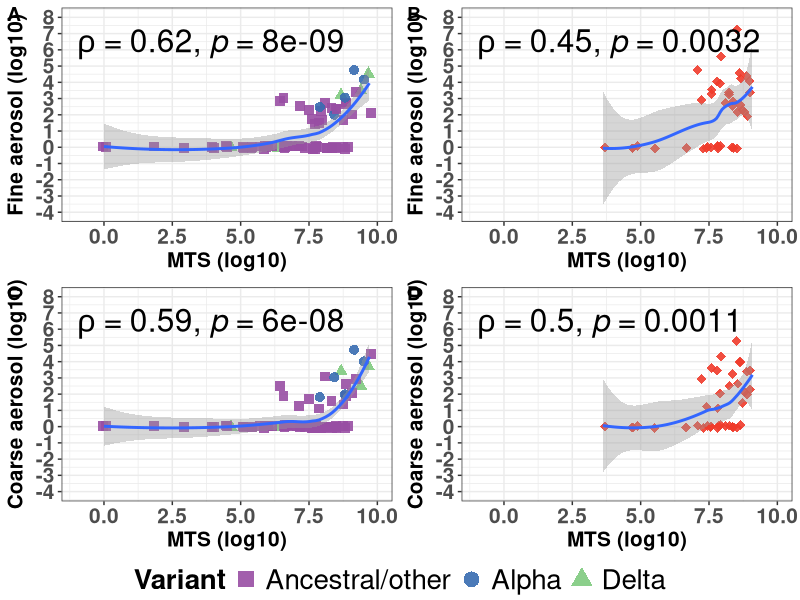
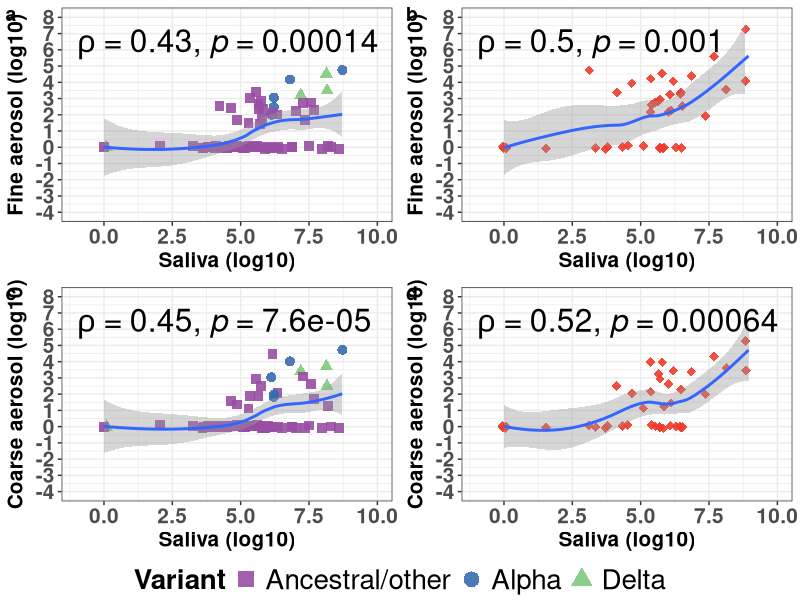
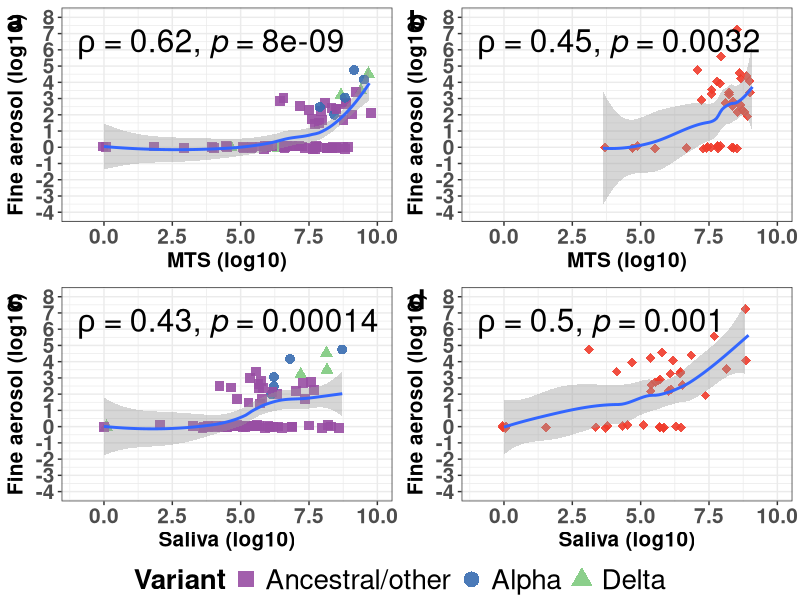
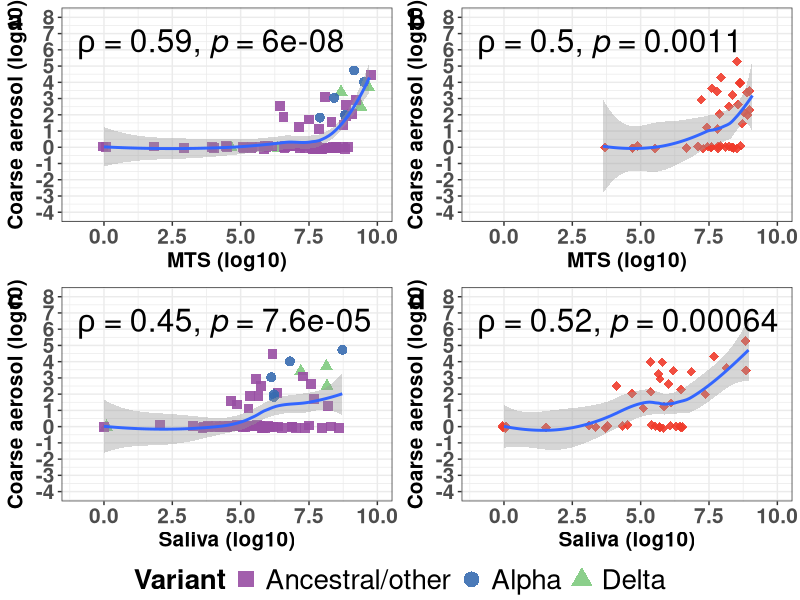
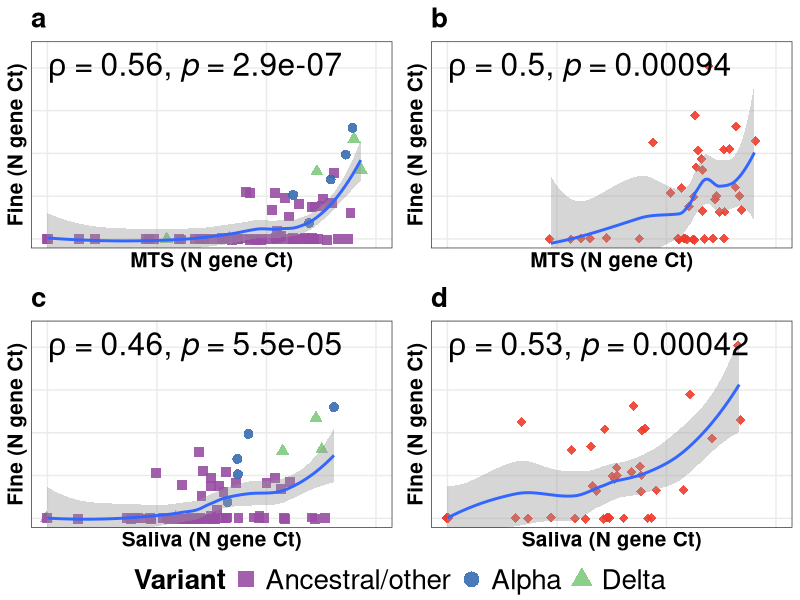
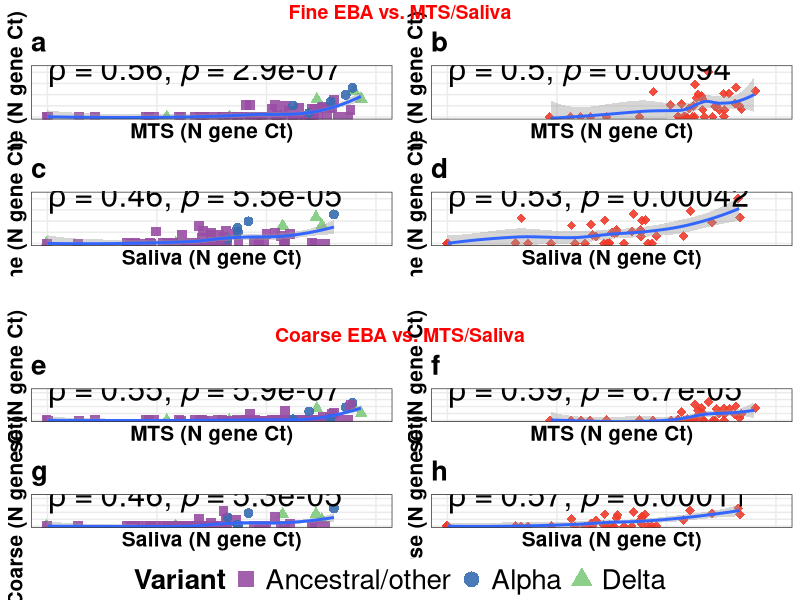
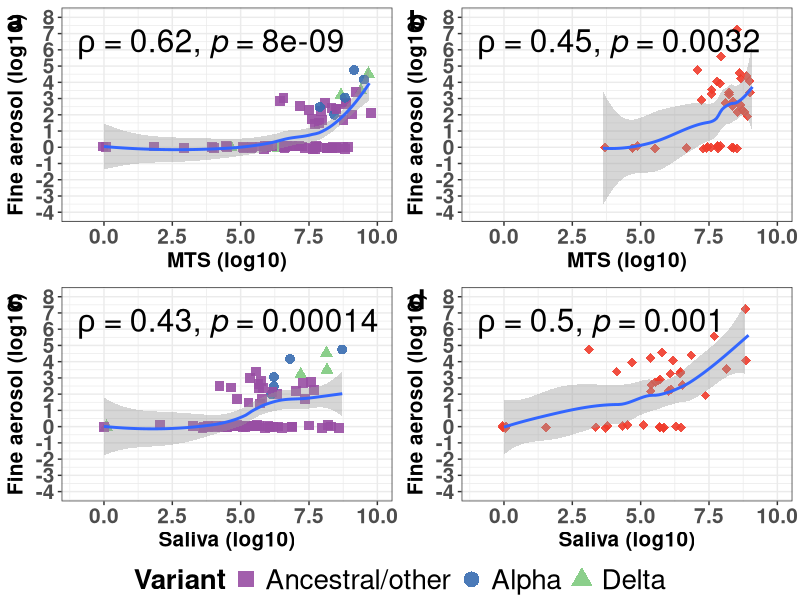
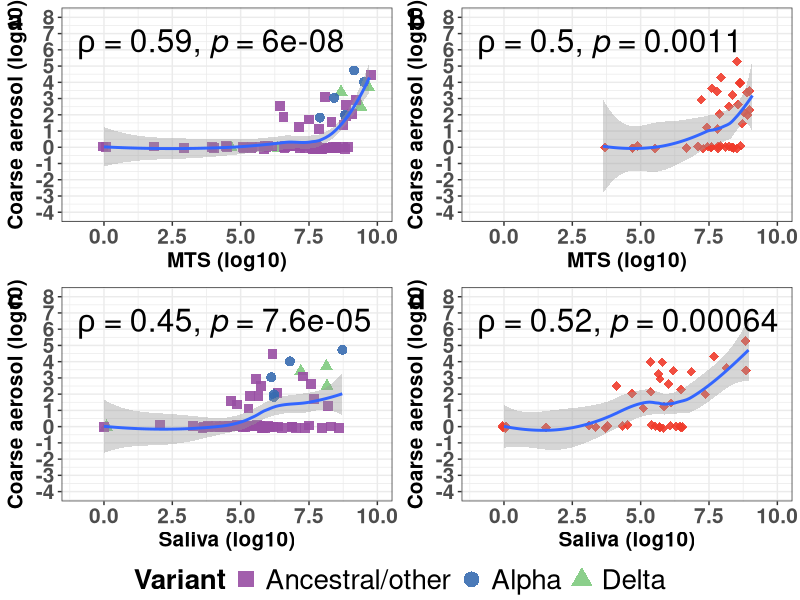

The R script that drew these images, in order:
## ---- chunk 1
knitr::opts_chunk$set(echo = TRUE)
library(gridExtra)
library(tidyverse)
library(grid)
library(ggpubr)
library(lattice)
set.seed(42)
## ---- chunk 2
# Theme for display parameters

scale_color_variant <- scale_color_manual(values = c("Ancestral/other" = "#984ea3",
                                                     "Alpha"="#386cb0",
                                                     "Delta"="#7fc97f",
                                                     "Omicron" = "#ef3b2c"))
scale_shape_variant <- scale_shape_manual(values = c("Ancestral/other" = 15,
                                                     "Alpha"=16,
                                                     "Delta"=17,
                                                     "Omicron" = 18))

scale_color_variant3 <- scale_color_manual(values = c("Ancestral/other" = "#984ea3",
                                                     "Alpha"="#386cb0",
                                                     "Delta"="#7fc97f",
                                                     "Omicron BA.1" = "#a6cee3",
                                                     "Omicron BA.2" = "#662506"))
scale_shape_variant3 <- scale_shape_manual(values = c("Ancestral/other" = 15,
                                                     "Alpha"=16,
                                                     "Delta"=17,
                                                     "Omicron BA.1" = 18,
                                                     "Omicron BA.2" = 19))
my_comparison <- list(c("Omicron", "Delta"), c("Omicron", "Alpha"), c("Omicron", "Ancestral/other"),
                   c("Delta", "Alpha"), c("Delta", "Ancestral/other"), c("Alpha", "Ancestral/other"))
## ---- chunk 3
spr_before_raw <- read.csv(file = "../working_files/manuscript_1_all_61_nonpaired_pcr_sx_spr.csv")
spr_before_raw <- spr_before_raw %>% filter(days_past_onset<6|is.na(days_past_onset))

spr_raw <- read.csv(file = "../working_files/nonpaired_pcr_sx_spr.csv")
spr_raw <- spr_raw %>% filter(days_past_onset<6|is.na(days_past_onset))

samples_of_interest <- c("G-II Fine Aerosol", "G-II Coarse Aerosol", "Midturbinate Swab")

spr_before <- spr_before_raw %>%
  mutate(log_quant = if_else(av_quant == 0, 0, log10(av_quant)),
         subject_id = as.factor(study_id),
         days_past_onset = as.factor(days_past_onset),
         period = "Before Sep 2021",
         variant2 = if_else(S.gene.dropout == "TRUE", "Alpha", "Ancestral/other"),
         ct_ngene = if_else(ct_ngene_qpcr == -1, 40, ct_ngene_qpcr),
         ct_sgene = if_else(ct_sgene_qpcr == -1, 40, ct_sgene_qpcr),
         ct_orfgene = if_else(ct_orfgene_qpcr == -1, 40, ct_orfgene_qpcr)) %>% 
  mutate(seq_variant = variant2,
         variant3 = variant2)
length(unique(spr_before$subject_id))

before_sub <- spr_before %>% 
  filter(sample_type %in% samples_of_interest) %>% 
  select(subject_id, sample_date, av_quant, log_quant, sample_type, period, days_past_onset, variant2, variant3, seq_variant, ct_ngene)

spr <- spr_raw %>% 
  mutate(log_quant = if_else(av_quant == 0, 0, log10(av_quant)),
         subject_id = as.factor(subject_id),
         days_past_onset = as.factor(days_past_onset),
         period = "After Sep 2021",
         variant2 = if_else(seq_variant %in% c("Omicron BA.1.1","Omicron BA.1", "Omicron BA.2"), "Omicron", seq_variant),
         ct_ngene = if_else(ct_ngene_qpcr == -1, 40, ct_ngene_qpcr),
         ct_sgene = if_else(ct_sgene_qpcr == -1, 40, ct_sgene_qpcr),
         ct_orfgene = if_else(ct_orfgene_qpcr == -1, 40, ct_orfgene_qpcr)) %>% 
  mutate(variant3 = variant2)

now_sub <- spr %>% filter(sample_type %in% samples_of_interest) %>% 
  select(subject_id, sample_date, av_quant, log_quant, sample_type, period, days_past_onset, variant2, variant3, seq_variant,ct_ngene)

breath_mts_total <- bind_rows(now_sub,before_sub)

breath_mts_total <- breath_mts_total %>% 
  mutate(variant2 = factor(variant2, 
                          levels = c("Ancestral/other", "Alpha", "Delta", "Omicron"),
                          labels = c("Ancestral/other", "Alpha", "Delta", "Omicron"))) %>% 
  mutate(variant3 = factor(variant3, 
                          levels = c("Ancestral/other", "Alpha", "Delta", "Omicron BA.1","Omicron BA.2"),
                          labels = c("Ancestral/other", "Alpha", "Delta",  "Omicron BA.1","Omicron BA.2")))

breath_mts_total <- breath_mts_total %>% mutate(omicron = if_else(variant2 == "Omicron", "Yes", "No"))
## ---- chunk 4
stat_box_data <-function(y, upper_limit = 9.085) {
  data.frame(y = -0.02 * upper_limit,
             label = paste0('n=', length(y), '\n')
  )
}

fine_complete <- breath_mts_total %>% 
  filter(sample_type == "G-II Fine Aerosol") %>%
  mutate(fine_av_quant = av_quant, fine_log_quant = log_quant, fine_ct_ngene = ct_ngene) %>% 
  select(subject_id, fine_av_quant, fine_log_quant, days_past_onset, sample_date, period, variant2, omicron, variant3,seq_variant,fine_ct_ngene) 
fine_complete_sub <- fine_complete %>%filter(fine_av_quant !=0)  

coarse_complete <- breath_mts_total %>% 
  filter(sample_type == "G-II Coarse Aerosol") %>%
  mutate(coarse_av_quant = av_quant, coarse_log_quant = log_quant, coarse_ct_ngene = ct_ngene) %>% 
  select(subject_id, coarse_av_quant, coarse_log_quant, days_past_onset, sample_date, period, variant2, omicron, variant3, seq_variant,coarse_ct_ngene)
coarse <- coarse_complete %>% select(subject_id, coarse_av_quant, coarse_log_quant, sample_date, coarse_ct_ngene)
coarse_complete_sub <- coarse_complete %>%filter(coarse_av_quant !=0)

mts_complete <- breath_mts_total %>% 
  filter(sample_type == "Midturbinate Swab") %>%
  mutate(mts_av_quant = av_quant, mts_log_quant = log_quant, mts_ct_ngene = ct_ngene) %>% 
  select(subject_id, mts_av_quant, mts_log_quant, days_past_onset, sample_date, period, variant2, omicron, variant3, seq_variant,mts_ct_ngene)

mts <- mts_complete %>% select(subject_id, mts_av_quant, mts_log_quant, sample_date, mts_ct_ngene) 

#create dataset including all the breath samples:breath_mts_total_wide2
breath_mts_total_wide2 <- fine_complete %>% 
  left_join(coarse, by = c("subject_id", "sample_date")) %>% 
  mutate(av_quant_total = coarse_av_quant + fine_av_quant)

breath_mts_total_wide2 <- breath_mts_total_wide2 %>% 
  mutate(av_quant_total_log10 = if_else((av_quant_total == 0), 0, log10(av_quant_total)))

breath_mts_total_wide2 <- breath_mts_total_wide2 %>% 
  left_join(mts, by = c("subject_id", "sample_date")) %>% 
  mutate(log_mts_coarse_ratio = log10(mts_av_quant/(coarse_av_quant+1)),
         log_mts_fine_ratio = log10(mts_av_quant/(fine_av_quant+1)),
         log_mts_total_ratio = log10(mts_av_quant/(av_quant_total+1)),
         mts_coarse_ratio =  mts_av_quant/(coarse_av_quant+1),
         mts_fine_ratio = mts_av_quant/(fine_av_quant+1),
         mts_total_ratio = mts_av_quant/(av_quant_total+1))

length(unique(breath_mts_total_wide2$subject_id))
## ---- chunk 5
remove_plot_mts <- function(data, aerosol_name, aerosol_log_quant, variant_value){
  sub_remove_variant <- data %>% filter(variant2 != variant_value)

  plot <- sub_remove_variant %>%
    ggplot(aes(y=eval(parse(text=aerosol_log_quant)),x=mts_log_quant)) +
    geom_point(aes(color=variant2,shape=variant2),size=3,alpha=0.9,
               position=position_jitter(h=.1,w=.1,seed=42)) +
    geom_smooth(method = "loess") +
    stat_cor(method = "spearman",cor.coef.name = "rho", size = 8) +
    ylab(paste(aerosol_name,"aerosol (log10)")) +
    xlab("MTS (log10)") +
    labs(color = "Variant", shape = "Variant")+
    scale_y_continuous(breaks=c(-4:8),limits = c(-4, 8)) +
    scale_x_continuous(breaks=c(0,2.5,5.0,7.5,10),limits = c(-1, 10)) +
    #expand_limits(x=0,y=-2) +
    scale_shape_variant+
    scale_color_variant+
    theme_bw()+
    theme(axis.text = element_text(size = 15),
        axis.text.x=element_text(face='bold'),
        axis.text.y=element_text(face='bold'),
        axis.title.x=element_text(size=15, face='bold'),
        axis.title.y=element_text(size=15, face='bold'),
        legend.text = element_text(size = 20),
        legend.title = element_text(size = 20, face='bold'))+
    guides(shape = guide_legend(override.aes = list(size = 5)))
  return(plot)
}

include_plot_mts <- function(data, aerosol_name, aerosol_log_quant, variant_value){
  sub_remove_variant <- data %>% filter(variant2 == variant_value)

  plot <- sub_remove_variant %>%
    ggplot(aes(y=eval(parse(text=aerosol_log_quant)),x=mts_log_quant)) +
    geom_point(aes(color=variant2,shape=variant2),size=3,alpha=0.9,
               position=position_jitter(h=.1,w=.1,seed=42)) +
    geom_smooth(method = "loess") +
    stat_cor(method = "spearman",cor.coef.name = "rho", size = 8) +
    ylab(paste(aerosol_name,"aerosol (log10)")) +
    xlab("MTS (log10)") +
    labs(color = "Variant", shape = "Variant")+
    scale_y_continuous(breaks=c(-4:8),limits = c(-4, 8)) +
    scale_x_continuous(breaks=c(0,2.5,5.0,7.5,10),limits = c(-1, 10)) +
    #expand_limits(x=0,y=-2) +
    scale_shape_variant+
    scale_color_variant+
    theme_bw()+
    theme(axis.text = element_text(size = 15),
        axis.text.x=element_text(face='bold'),
        axis.text.y=element_text(face='bold'),
        axis.title.x=element_text(size=15, face='bold'),
        axis.title.y=element_text(size=15, face='bold'),
        legend.text = element_text(size = 20),
        legend.title = element_text(size = 20, face='bold'))+
    guides(shape = guide_legend(override.aes = list(size = 5)))
  return(plot)
}

#side-by-side comparison of both D's against plots of Omicron only
mts_with_without_omicron_comparison_full_data <- ggarrange(
                      remove_plot_mts(breath_mts_total_wide2,"Fine","fine_log_quant", "Omicron"),
                      include_plot_mts(breath_mts_total_wide2,"Fine","fine_log_quant", "Omicron"),
                      remove_plot_mts(breath_mts_total_wide2,"Coarse","coarse_log_quant", "Omicron"),
                      include_plot_mts(breath_mts_total_wide2,"Coarse","coarse_log_quant", "Omicron"),
                      labels = c("A", 
                                 "B",
                                 "C",
                                 "D"),
                      ncol = 2, nrow=2,
                      common.legend = T,
                      legend = "bottom",
                      align = "h")
mts_with_without_omicron_comparison_full_data
#ggsave(mts_with_without_omicron_comparison_full_data,filename="../output/mts_with_without_omicron_comparison_full_data.png",device="png",width=11,height=7.77,units="in")
## ---- chunk 6

remove_plot_ct_mts <- function(data, aerosol_name, aerosol_ct, variant_value, note_text){
  sub_remove_variant <- data %>% filter(variant2 != variant_value)

  plot <- sub_remove_variant %>%
    ggplot(aes(y=eval(parse(text=aerosol_ct)),x=mts_ct_ngene)) +
    geom_point(aes(color=variant2,shape=variant2),size=3,alpha=0.9,
               position=position_jitter(h=.1,w=.1,seed=42)) +
    geom_smooth(method = "loess") +
    stat_cor(method = "spearman",cor.coef.name = "rho", size = 8, label.x = 40, label.y = 20) +
    ylab(paste(aerosol_name,"(N gene Ct)")) +
    xlab("MTS (N gene Ct)") +
    labs(color = "Variant", shape = "Variant")+
    coord_cartesian(ylim = c(40, 18), xlim = c(40,10))+
    scale_shape_variant+
    scale_color_variant+
  ggtitle(note_text)+
    theme_bw()+
    theme(axis.text = element_text(size = 15),
        axis.text.x=element_text(face='bold'),
        axis.text.y=element_text(face='bold'),
        axis.title.x=element_text(size=15, face='bold'),
        axis.title.y=element_text(size=15, face='bold'),
        legend.text = element_text(size = 20),
        legend.title = element_text(size = 20, face='bold'),
        plot.title = element_text(size = 20, face = "bold"))+
    guides(shape = guide_legend(override.aes = list(size = 5)))
  return(plot)
}

include_plot_ct_mts <- function(data, aerosol_name, aerosol_ct, variant_value,  note_text){
  sub_remove_variant <- data %>% filter(variant2 == variant_value)

  plot <- sub_remove_variant %>%
    ggplot(aes(y=eval(parse(text=aerosol_ct)),x=mts_ct_ngene)) +
    geom_point(aes(color=variant2,shape=variant2),size=3,alpha=0.9,
               position=position_jitter(h=.1,w=.1,seed=42)) +
    geom_smooth(method = "loess") +
    stat_cor(method = "spearman",cor.coef.name = "rho", size = 8, label.x = 40, label.y = 20) +
    ylab(paste(aerosol_name,"(N gene Ct)")) +
    xlab("MTS (N gene Ct)") +
    labs(color = "Variant", shape = "Variant")+
    coord_cartesian(ylim = c(40, 18), xlim = c(40,10))+
    scale_shape_variant+
    scale_color_variant+
  ggtitle(note_text)+
    theme_bw()+
    theme(axis.text = element_text(size = 15),
        axis.text.x=element_text(face='bold'),
        axis.text.y=element_text(face='bold'),
        axis.title.x=element_text(size=15, face='bold'),
        axis.title.y=element_text(size=15, face='bold'),
        legend.text = element_text(size = 20),
        legend.title = element_text(size = 20, face='bold'),
        plot.title = element_text(size = 20, face = "bold"))+
    guides(shape = guide_legend(override.aes = list(size = 5)))
  return(plot)
}

## ---- chunk 7
spr <- spr_raw %>% mutate(variant2 = if_else(seq_variant %in% c("Omicron BA.1.1","Omicron BA.1", "Omicron BA.2"), "Omicron", seq_variant))
samples_of_interest <- c("G-II Fine Aerosol", "G-II Coarse Aerosol", "Saliva")

spr_before <- spr_before_raw %>% 
  mutate(log_quant = if_else(av_quant == 0, 0, log10(av_quant)),
         subject_id = as.factor(study_id),
         days_past_onset = as.factor(days_past_onset),
         period = "Before Sep 2021",
         variant2 = if_else(S.gene.dropout == "TRUE", "Alpha", "Ancestral/other"),
         ct_ngene = if_else(ct_ngene_qpcr == -1, 40, ct_ngene_qpcr))

before_sub <- spr_before %>% 
  filter(sample_type %in% samples_of_interest) %>% 
  select(subject_id, sample_date, av_quant, log_quant, sample_type, period, days_past_onset, variant2, ct_ngene)

spr <- spr %>% 
  mutate(log_quant = if_else(av_quant == 0, 0, log10(av_quant)),
         subject_id = as.factor(subject_id),
         days_past_onset = as.factor(days_past_onset),
         period = "After Sep 2021",
         ct_ngene = if_else(ct_ngene_qpcr == -1, 40, ct_ngene_qpcr))

now_sub <- spr %>% filter(sample_type %in% samples_of_interest) %>% 
  select(subject_id, sample_date, av_quant, log_quant, sample_type, period, days_past_onset, variant2, ct_ngene)

breath_saliva_total <- bind_rows(now_sub,before_sub)

breath_saliva_total <- breath_saliva_total %>% 
  mutate(variant2 = factor(variant2, 
                          levels = c("Ancestral/other", "Alpha", "Delta", "Omicron"),
                          labels = c("Ancestral/other", "Alpha", "Delta", "Omicron")))
## ---- chunk 8
fine_complete <- breath_saliva_total %>% 
  filter(sample_type == "G-II Fine Aerosol") %>%
  mutate(fine_av_quant = av_quant, fine_log_quant = log_quant, fine_ct_ngene = ct_ngene) %>% 
  select(subject_id, fine_av_quant, fine_log_quant, days_past_onset, sample_date, period, variant2, fine_ct_ngene) 
fine_complete_sub <- fine_complete %>%filter(fine_av_quant !=0)  

coarse_complete <- breath_saliva_total %>% 
  filter(sample_type == "G-II Coarse Aerosol") %>%
  mutate(coarse_av_quant = av_quant, coarse_log_quant = log_quant, coarse_ct_ngene = ct_ngene) %>% 
  select(subject_id, coarse_av_quant, coarse_log_quant, days_past_onset, sample_date, period, variant2,coarse_ct_ngene)
coarse <- coarse_complete %>% select(subject_id, coarse_av_quant, coarse_log_quant, sample_date, coarse_ct_ngene)
coarse_complete_sub <- coarse_complete %>%filter(coarse_av_quant !=0)

saliva_complete <- breath_saliva_total %>% 
  filter(sample_type == "Saliva") %>%
  mutate(saliva_av_quant = av_quant, saliva_log_quant = log_quant, saliva_ct_ngene = ct_ngene) %>% 
  select(subject_id, saliva_av_quant, saliva_log_quant, days_past_onset, sample_date, period, variant2,saliva_ct_ngene)

saliva <- saliva_complete %>% select(subject_id, saliva_av_quant, saliva_log_quant, sample_date, saliva_ct_ngene) 

#create dataset including all the breath samples:breath_saliva_total_wide2
breath_saliva_total_wide2 <- fine_complete %>% 
  left_join(coarse, by = c("subject_id", "sample_date")) %>% 
  mutate(av_quant_total = coarse_av_quant + fine_av_quant)

breath_saliva_total_wide2 <- breath_saliva_total_wide2 %>% 
  mutate(av_quant_total_log10 = if_else((av_quant_total == 0), 0, log10(av_quant_total)))


breath_saliva_total_wide2 <- breath_saliva_total_wide2 %>% 
  left_join(saliva, by = c("subject_id", "sample_date")) %>% 
  mutate(log_saliva_coarse_ratio = log10((saliva_av_quant+1)/(coarse_av_quant+1)),
         log_saliva_fine_ratio = log10((saliva_av_quant+1)/(fine_av_quant+1)),
         log_saliva_total_ratio = log10((saliva_av_quant+1)/(av_quant_total+1)),
         saliva_coarse_ratio =  (saliva_av_quant+1)/(coarse_av_quant+1),
         saliva_fine_ratio = (saliva_av_quant+1)/(fine_av_quant+1),
         saliva_total_ratio = (saliva_av_quant+1)/(av_quant_total+1))

## ---- chunk 9
#using qpcr data
remove_plot_saliva <- function(data, aerosol_name, aerosol_log_quant, variant_value){
  sub_remove_variant <- data %>% filter(variant2 != variant_value)

  plot <- sub_remove_variant %>%
    ggplot(aes(y=eval(parse(text=aerosol_log_quant)),x=saliva_log_quant)) +
    geom_point(aes(color=variant2,shape=variant2),size=3,alpha=0.9,
               position=position_jitter(h=.1,w=.1,seed=42)) +
    geom_smooth(method = "loess") +
    stat_cor(method = "spearman",cor.coef.name = "rho", size = 8) +
    ylab(paste(aerosol_name,"aerosol (log10)")) +
    xlab("Saliva (log10)") +
    labs(color = "Variant", shape = "Variant")+
    scale_y_continuous(breaks=c(-4:8),limits = c(-4, 8)) +
    scale_x_continuous(breaks=c(0,2.5,5.0,7.5,10),limits = c(-1, 10)) +
    #expand_limits(x=0,y=-2) +
    scale_shape_variant+
    scale_color_variant+
    theme_bw()+
    theme(axis.text = element_text(size = 15),
        axis.text.x=element_text(face='bold'),
        axis.text.y=element_text(face='bold'),
        axis.title.x=element_text(size=15, face='bold'),
        axis.title.y=element_text(size=15, face='bold'),
        legend.text = element_text(size = 20),
        legend.title = element_text(size = 20, face='bold'))+
    guides(shape = guide_legend(override.aes = list(size = 5)))
  return(plot)
}

include_plot_saliva <- function(data, aerosol_name, aerosol_log_quant, variant_value){
  sub_remove_variant <- data %>% filter(variant2 == variant_value)

  plot <- sub_remove_variant %>%
    ggplot(aes(y=eval(parse(text=aerosol_log_quant)),x=saliva_log_quant)) +
    geom_point(aes(color=variant2,shape=variant2),size=3,alpha=0.9,
               position=position_jitter(h=.1,w=.1,seed=42)) +
    geom_smooth(method = "loess") +
    stat_cor(method = "spearman",cor.coef.name = "rho", size = 8) +
    ylab(paste(aerosol_name,"aerosol (log10)")) +
    xlab("Saliva (log10)") +
    labs(color = "Variant", shape = "Variant")+
    scale_y_continuous(breaks=c(-4:8),limits = c(-4, 8)) +
    scale_x_continuous(breaks=c(0,2.5,5.0,7.5,10),limits = c(-1, 10)) +
    #expand_limits(x=0,y=-2) +
    scale_shape_variant+
    scale_color_variant+
    theme_bw()+
    theme(axis.text = element_text(size = 15),
        axis.text.x=element_text(face='bold'),
        axis.text.y=element_text(face='bold'),
        axis.title.x=element_text(size=15, face='bold'),
        axis.title.y=element_text(size=15, face='bold'),
        legend.text = element_text(size = 20),
        legend.title = element_text(size = 20, face='bold'))+
    guides(shape = guide_legend(override.aes = list(size = 5)))
  return(plot)
}

#side-by-side comparison of both D's against plots of Omicron only
saliva_with_without_omicron_comparison_full_data <- ggarrange(
                      remove_plot_saliva(breath_saliva_total_wide2,"Fine","fine_log_quant", "Omicron"),
                      include_plot_saliva(breath_saliva_total_wide2,"Fine","fine_log_quant", "Omicron"),
                      remove_plot_saliva(breath_saliva_total_wide2,"Coarse","coarse_log_quant", "Omicron"),
                      include_plot_saliva(breath_saliva_total_wide2,"Coarse","coarse_log_quant", "Omicron"),
                      labels = c("a", 
                                 "b",
                                 "c",
                                 "d"),
                      ncol = 2, nrow=2,
                      common.legend = T,
                      legend = "bottom",
                      align = "h")
saliva_with_without_omicron_comparison_full_data
#ggsave(saliva_with_without_omicron_comparison_full_data,filename="../output/saliva_with_without_omicron_comparison_full_data.png",device="png",width=11,height=7.77,units="in")
## ---- chunk 10
#using ct value
remove_plot_ct_saliva <- function(data, aerosol_name, aerosol_ct, variant_value,note_text){
  sub_remove_variant <- data %>% filter(variant2 != variant_value)

  plot <- sub_remove_variant %>%
    ggplot(aes(y=eval(parse(text=aerosol_ct)),x=saliva_ct_ngene)) +
    geom_point(aes(color=variant2,shape=variant2),size=3,alpha=0.9,
               position=position_jitter(h=.1,w=.1,seed=42)) +
    geom_smooth(method = "loess") +
    stat_cor(method = "spearman",cor.coef.name = "rho", size = 8, label.x = 40, label.y = 20) +
    ylab(paste(aerosol_name,"(N gene Ct)")) +
    xlab("Saliva (N gene Ct)") +
    labs(color = "Variant", shape = "Variant")+
    coord_cartesian(ylim = c(40, 18), xlim = c(40,10))+
    scale_shape_variant+
    scale_color_variant+
    theme_bw()+
  ggtitle(note_text)+
    theme(axis.text = element_text(size = 15),
        axis.text.x=element_text(face='bold'),
        axis.text.y=element_text(face='bold'),
        axis.title.x=element_text(size=15, face='bold'),
        axis.title.y=element_text(size=15, face='bold'),
        legend.text = element_text(size = 20),
        legend.title = element_text(size = 20, face='bold'),
        plot.title = element_text(size = 20, face = "bold"))+
    guides(shape = guide_legend(override.aes = list(size = 5)))
  return(plot)
}

include_plot_ct_saliva <- function(data, aerosol_name, aerosol_ct, variant_value,note_text){
  sub_remove_variant <- data %>% filter(variant2 == variant_value)

  plot <- sub_remove_variant %>%
    ggplot(aes(y=eval(parse(text=aerosol_ct)),x=saliva_ct_ngene)) +
    geom_point(aes(color=variant2,shape=variant2),size=3,alpha=0.9,
               position=position_jitter(h=.1,w=.1,seed=42)) +
    geom_smooth(method = "loess") +
    stat_cor(method = "spearman",cor.coef.name = "rho", size = 8, label.x = 40, label.y = 20) +
    ylab(paste(aerosol_name,"(N gene Ct)")) +
    xlab("Saliva (N gene Ct)") +
    labs(color = "Variant", shape = "Variant")+
    coord_cartesian(ylim = c(40, 18), xlim = c(40,10))+
    scale_shape_variant+
    scale_color_variant+
  ggtitle(note_text)+
    theme_bw()+
    theme(axis.text = element_text(size = 15),
        axis.text.x=element_text(face='bold'),
        axis.text.y=element_text(face='bold'),
        axis.title.x=element_text(size=15, face='bold'),
        axis.title.y=element_text(size=15, face='bold'),
        legend.text = element_text(size = 20),
        legend.title = element_text(size = 20, face='bold'),
        plot.title = element_text(size = 20, face = "bold"))+
    guides(shape = guide_legend(override.aes = list(size = 5)))
  return(plot)
}

## ---- chunk 11
figure_3 <- ggarrange(remove_plot_mts(breath_mts_total_wide2,"Fine","fine_log_quant", "Omicron"),
                      include_plot_mts(breath_mts_total_wide2,"Fine","fine_log_quant", "Omicron"),
                      remove_plot_saliva(breath_saliva_total_wide2,"Fine","fine_log_quant", "Omicron"),
                      include_plot_saliva(breath_saliva_total_wide2,"Fine","fine_log_quant", "Omicron"),
                      labels = c("a", 
                                 "b",
                                 "c",
                                 "d"),
                      font.label = list(size = 20, face = "bold"),
                      ncol = 2, nrow=2,
                      common.legend = T,
                      legend = "bottom",
                      align = "h")
figure_3

ggsave(figure_3,filename="../output/si_fig3_corr_fine_mts_saliva_lte_5days.png",device="png",width=11,height=7.77,units="in")

figure_4 <- ggarrange(remove_plot_mts(breath_mts_total_wide2,"Coarse","coarse_log_quant", "Omicron"),
                      include_plot_mts(breath_mts_total_wide2,"Coarse","coarse_log_quant", "Omicron"),
                      remove_plot_saliva(breath_saliva_total_wide2,"Coarse","coarse_log_quant", "Omicron"),
                      include_plot_saliva(breath_saliva_total_wide2,"Coarse","coarse_log_quant", "Omicron"),
                      labels = c("a", 
                                 "b",
                                 "c",
                                 "d"),
                      font.label = list(size = 20, face = "bold"),
                      ncol = 2, nrow=2,
                      common.legend = T,
                      legend = "bottom",
                      align = "h")
figure_4
#ggsave(figure_4,filename="../output/extend_figure_1_coarse_mts_saliva.png",device="png",width=11,height=7.77,units="in")
ggsave(figure_4,filename="../output/si_fig4b_corr_coarse_mts_saliva_lte_5days.png",device="png",width=11,height=7.77,units="in")
## ---- chunk 12
figure_s2 <- ggarrange(remove_plot_ct_mts(breath_mts_total_wide2,"Fine","fine_ct_ngene", "Omicron","a"),
                      include_plot_ct_mts(breath_mts_total_wide2,"Fine","fine_ct_ngene", "Omicron","b"),
                      remove_plot_ct_saliva(breath_saliva_total_wide2,"Fine","fine_ct_ngene", "Omicron","c"),
                      include_plot_ct_saliva(breath_saliva_total_wide2,"Fine","fine_ct_ngene", "Omicron","d"),
                      font.label = list(size = 20, face = "bold"),
                      ncol = 2, nrow=2,
                      common.legend = T,
                      legend = "bottom",
                      align = "h")
figure_s2
#ggsave(figure_s2,filename="../output/figure_s2_fine_mts_saliva_ct.png",device="png",width=11,height=7.77,units="in")

figure_s3 <- ggarrange(remove_plot_ct_mts(breath_mts_total_wide2,"Coarse","coarse_ct_ngene", "Omicron","a"),
                      include_plot_ct_mts(breath_mts_total_wide2,"Coarse","coarse_ct_ngene", "Omicron","b"),
                      remove_plot_ct_saliva(breath_saliva_total_wide2,"Coarse","coarse_ct_ngene", "Omicron","c"),
                      include_plot_ct_saliva(breath_saliva_total_wide2,"Coarse","coarse_ct_ngene", "Omicron","d"),

                      font.label = list(size = 20, face = "bold"),
                      ncol = 2, nrow=2,
                      common.legend = T,
                      legend = "bottom",
                      align = "h")
figure_s3
#ggsave(figure_s3,filename="../output/figure_s3_coarse_mts_saliva_ct.png",device="png",width=11,height=7.77,units="in")
## ---- chunk 13
part1 <- ggarrange(remove_plot_ct_mts(breath_mts_total_wide2,"Fine","fine_ct_ngene", "Omicron","a"),
                      include_plot_ct_mts(breath_mts_total_wide2,"Fine","fine_ct_ngene", "Omicron","b"),
                      remove_plot_ct_saliva(breath_saliva_total_wide2,"Fine","fine_ct_ngene", "Omicron","c"),
                      include_plot_ct_saliva(breath_saliva_total_wide2,"Fine","fine_ct_ngene", "Omicron","d"),

                      font.label = list(size = 20, face = "bold"),
                      ncol = 2, nrow=2,
                      common.legend = T,
                      legend = "none",
                      align = "h")
part1 <- annotate_figure(part1, top = text_grob("Fine EBA vs. MTS/Saliva", 
               color = "red", face = "bold", size = 14))

part2 <- ggarrange(remove_plot_ct_mts(breath_mts_total_wide2,"Coarse","coarse_ct_ngene", "Omicron","e"),
                      include_plot_ct_mts(breath_mts_total_wide2,"Coarse","coarse_ct_ngene", "Omicron","f"),
                      remove_plot_ct_saliva(breath_saliva_total_wide2,"Coarse","coarse_ct_ngene", "Omicron","g"),
                      include_plot_ct_saliva(breath_saliva_total_wide2,"Coarse","coarse_ct_ngene", "Omicron","h"),

                      font.label = list(size = 20, face = "bold"),
                      ncol = 2, nrow=2,
                      common.legend = T,
                      legend = "bottom",
                      align = "h")
part2 <- annotate_figure(part2, top = text_grob("Coarse EBA vs. MTS/Saliva", 
               color = "red", face = "bold", size = 14))

## ---- chunk 14
blank <- grid.rect(gp=gpar(col="white"))

total <- grid.arrange(part1, blank, part2,
                      ncol=1, nrow=3,
                      heights = c(6,1,6))

# ggsave(total,filename="../output/extra-extend-fig-1b-9b/extend_figure_ct_plot.png",device="png",dpi=300,height=12.3,width=10.54,units="in")
